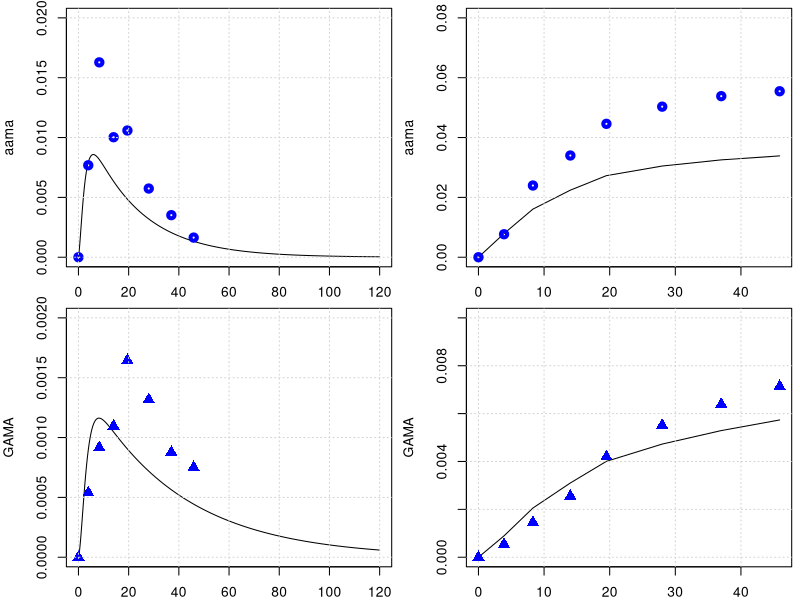
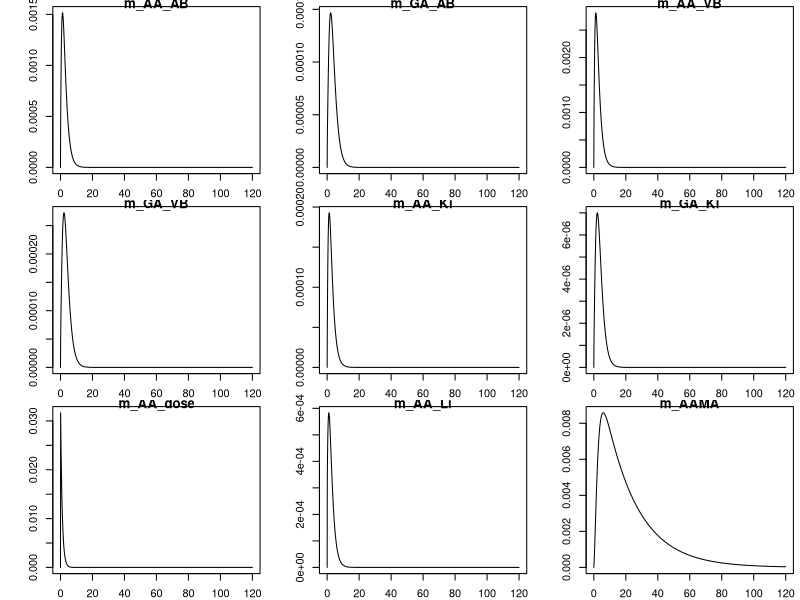
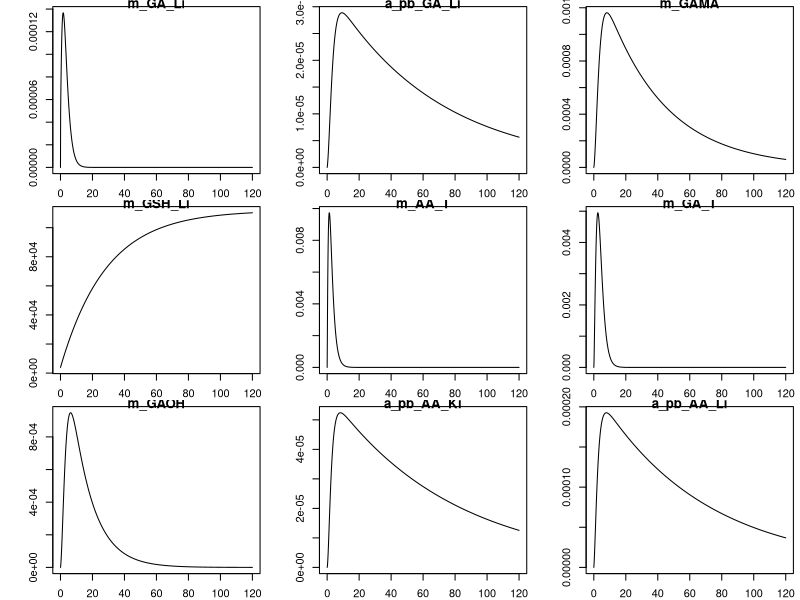
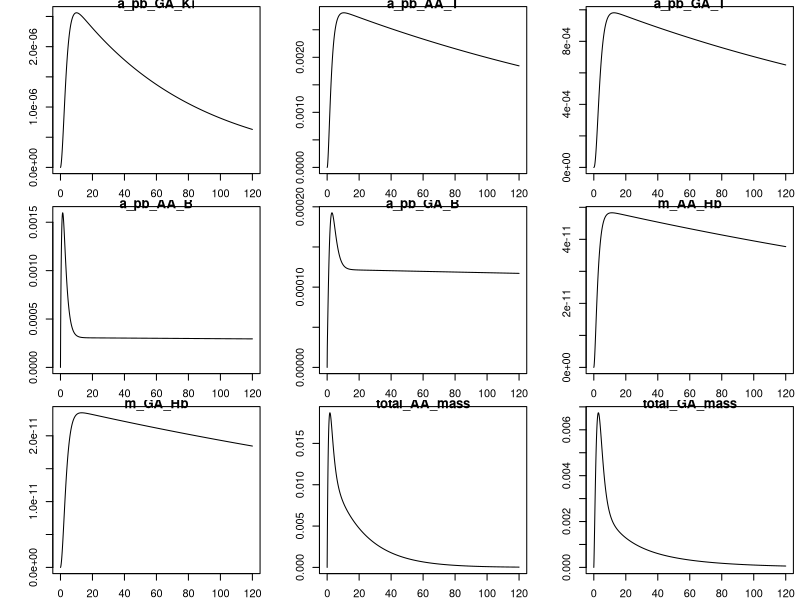
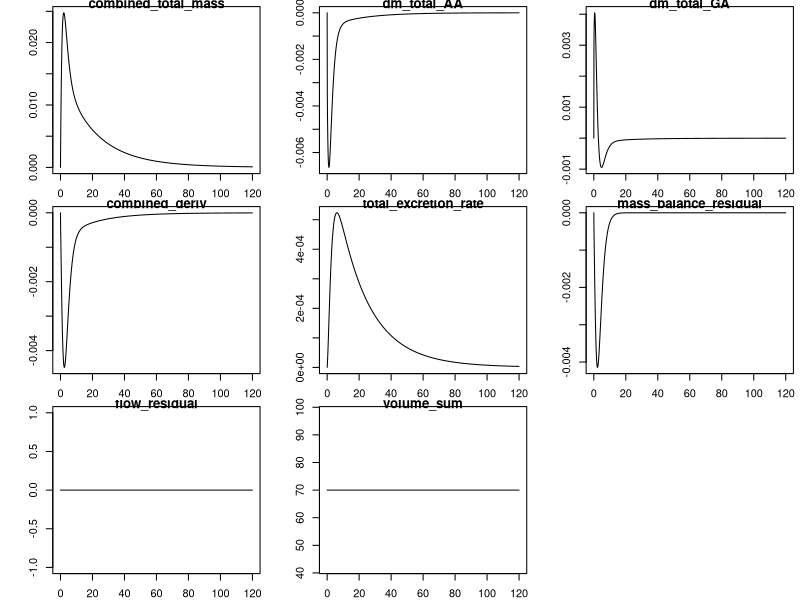

Write the R code that produced these figures, in order.
library(deSolve)
library(minpack.lm)
graphics.off()

# body weight in kg
BW = 70 
# fractions of BW
##https://journals.sagepub.com/doi/pdf/10.1177/ANIB_32_3-4
F_B = 0.079 
F_B_AB = 0.35 #fraction: arterial blood of blood volume
F_B_VB = 0.65 #fraction: venous blood of blood volume
F_Li = 0.026
F_Ki = 0.0044
F_T = 1-(F_B+F_Li+F_Ki)
# organ volumes in L
V_AB <- BW*F_B*F_B_AB 
V_VB <- BW*F_B*F_B_VB 

V_T <- BW*F_T
V_Ki <- BW*F_Ki
V_Li <- BW*F_Li
# cardiac output in L/(kg*h)
##https://journals.sagepub.com/doi/pdf/10.1177/ANIB_32_3-4
QCC = 16        #12.5 # maybe 14 or 6.5 check?
Q_C = QCC*BW^0.75
#FQ_P = 2.5/100 Trine: We don't have a lung compartment in this model
FQ_Li = 0.255
FQ_Ki = 0.19 #total - there is also an aterial flow rate 
FQ_T = 1 -( FQ_Li + FQ_Ki) # +FQ_P) Trine: We don't have a lung compartment in this model
Q_Li <- Q_C*FQ_Li
Q_Ki <- Q_C*FQ_Ki
Q_T <- Q_C*FQ_T

MW_aa = 71   # mg/mmol
MW_ga = 87   # mg/mmol
MW_GSH = 307.32 # mg/mmol
k_0_GSH = 7   # from Sweeney paper.
MW_GSH = 307.32     # mg/mmol

# partition coefficient 
pAA_TB = .2        # Tissue::blood partition AA, Sweeney et al (2010) paper
pAA_KiB = 0.8      # Kidney::blood partition AA, Sweeney et al (2010) paper
pAA_LiB = 0.4      # liver::blood partition AA, Sweeney et al (2010) paper
# Maybe we said it earlier and these parameters are not sensitive to the model, but from which paper did you get the values of these partition coefs., 
# in the paper of Sweeney and of Li are different pAA_LiB = 0.4 and pAA_KiB = 0.8.

# reaction rate constants 
k_AAuptake = 1 #1/h

k_onAA_T = 0.028  #1/h     # we took it from Sweenney
k_onAA_B = 0.036  #1/h
k_onAA_Li = 0.71 #1/h
k_onAA_Ki = 0.13 #1/h

# from 0.23 to 0.35
k_cl_GSH = 0.035   # 1/h   #  Reed et al. 2008 'A mathematical model of glutathione metabolism'
# doi:10.1186/1742-4682-5-8

# k_onAA_GSH = 0.55 # L/(mmol h)
# check, we do not use it any more.
k_exc_AAMA = 0.049  ## ##MK Furh et al. report on Elimination half-life of AAMA as ~17.4 h, then k_exc_AAMA=0.0398 h-1#
# 'Toxicokinetics of acrylamide in humans after ingestion of a defined dose in a test meal to improve risk assessment for acrylamide carcinogenicity'
# DOI: 10.1158/1055-9965.EPI-05-0647
# 0.049 #1/h or 0.13 # this will change the shape

# Maximum velocity for enzymatic reaction 
V_max_p450 = 9 /MW_aa*BW^0.7  # mg/h  from Sweenney paper, checked!
# maximum rate of GA and AA conjugation with GSH (mg/(h BW^0.7))
Vmax_AA_GSH <- 24*BW^0.7 # from the Sweeny  fitted   mg/h

# +++++++++++++++++++++++++++++++++++++++++++++++++++++++++++++++++
# PARAMETERS FOR GA
# +++++++++++++++++++++++++++++++++++++++++++++++++++++++++++++++++
# partition coefficient
pGA_TB = 1.35 # Have been calculated from the Doerge et al 2005 paper on TK in mice
pGA_LiB = 0.63 # Have been calculated from the Doerge et al 2005 paper on TK in mice
pGA_KiB = .3

#k_onGA_GSH = 0.8 #L/(mmol h)
k_onGA_T = 0.69        #1/h
k_onGA_B = 0.108       #1/h
k_onGA_Ki = k_onAA_T/2 #1/h
k_onGA_Li = 0.115      #1/h

k_exc_GAMA = 0.027   ##MK Furh et al. report on Elimination half-life of GAMA: ~25.1 hours, then k_exc_GAMA = 0.0276 h-1##  
# 0.077 #1/h  # or 0.027 # from sweeney # 
k_exc_GAOH = 0.077     # 1/h  # from sweeney
# (removed as no longer used) k_exc_GA <- .4         # 1/h Q_Ki*0.025

# Maximum velocity for enzymatic reaction 
V_max_EH = 20 *BW^0.7  
KM_p450 = 10.0
KM_EH = 100.0
# maximum rate of GA and AA conjugation with GSH (mg/(h BW^0.7))
Vmax_GA_GSH <- 20*BW^0.7 # from the Sweeny ( Vmax_GC2 )  fitted   mg/h

KMG1 = 50  #!Km with respect to AA for GSH conjugation mg/L (from Sweeny code) 
# Trine: This should be mg. Delete the term MW_aa
# Sweeney has this parameter for rats ans 100 mg/L why did you use this number and why divived by MW??

KMGG = .1/MW_GSH        # !KM with respect to GSH for AA or GA conjugation with GSH mmol/L. Trine: should be mg/L
####and that this is 307 mg/L #This comment is wrong ignore
KMG2 = 100  #!Km with respect to GA for GSH conjugation mM. Trine: This should be mg. Delete the term MW_aa
# The same comment as for KMG1

# from the code, not from paper
KPT_Li = 0.015    # !'protein turnover rate in liver'# this is confimred in the exp. values of Sweeney
KPT_Ki = 0.013    # !'protein turnover rate in kidney'# 1/h this is 0.012 in Sweeney, I guess its not much of difference
#KPTR   = 1        # !'protein turnover rate in rpt'# this is 0.012 in Li et.al
KPTS   = 0.0039   # !'protein turnover rate in spt'# and this they have it 0.0051 Sweeney and Li 0.0012 refering to Sweeney
KPTRB  = 0.00035  # (correct by Maria)    # !'protein turnover rate in rbc'# how did we get that?
KPTPL  = 0.012    # !'protein turnover rate in plasma'# Sweeney has 0.012 for this value

   kpb_Li = 0.1    #!protein binding in liver
   kpbk_ki = 0.08   #!protein binding in kidney
   kpbr1 = 0.08  # !protein binding in rpt
   kpbs1 = 0.08   #!protein binding in spt
   kpbrb1 = 0.01 # !protein binding in rbc (hemoglobin binding)
   kpbpl1 = 0.01   #!protein binding in plasma 
reactratio = 2.0  #!reactivity ratio with protein, AA/GA
kpb_Li_2 = kpb_Li/reactratio    #!protein binding in liver
kpbk2 = kpbk_ki/reactratio    #!protein binding in kidney
kpbr2 = kpbr1/reactratio    #!protein binding in rpt
kpbs2 = kpbs1/reactratio    #!protein binding in spt
kpbrb2 = kpbrb1/reactratio  #!protein binding in rbc (hemoglobin binding)
kpbpl2 = kpbpl1/reactratio  #!protein binding in plasma 

K_FORM_AA_VAL = 7500 * 1.6 * 10^(-10) /MW_aa    # !fmol AA-val/mg globin per mM AA-hr
K_FORM_GA_VAL = 34000  * 1.6 * 10^(-10) /MW_ga   # !fmol GA-val/mg globin per mM GA-hr
K_REM_AA_VAL = 0.00231  # !removal of AA-val adducts from RBC per hr
K_REM_GA_VAL = 0.00231  # !removal of GA-val adducts from RBC per hr
# +++++++++++++++++++++++++++++++++++++++++++++++++++++++++++++++++
# create list of parameter
# +++++++++++++++++++++++++++++++++++++++++++++++++++++++++++++++++
params <- unlist(c(data.frame(pAA_TB, pAA_LiB, pAA_KiB,
                              pGA_TB, pGA_LiB, pGA_KiB,
                              k_onAA_T, k_onAA_B, k_onAA_Li,  k_onAA_Ki,
                              k_onGA_T, k_onGA_B, k_onGA_Li, k_onGA_Ki, 
                              k_exc_AAMA, k_exc_GAMA,
                              k_cl_GSH, V_max_p450, KM_p450, V_max_EH, KM_EH,
                              k_AAuptake)
))
yini <- c(m_AA_AB = 0.0, m_GA_AB = 0.0,      
          m_AA_VB = 0.0, m_GA_VB = 0.0,
          m_AA_Ki = 0.0, m_GA_Ki = 0.0, m_AA_dose = 0 ,
          m_AA_Li = 0.0, m_AAMA = 0.0, 
          m_GA_Li = 0.0, a_pb_GA_Li = 0.0,
          m_GAMA  = 0.0,       
          m_GSH_Li = k_0_GSH * V_Li * MW_GSH, 
          m_AA_T = 0.0, m_GA_T = 0.0,
          m_GAOH = 0.0, 
          a_pb_AA_Ki = 0,  a_pb_AA_Li = 0,
          a_pb_GA_Ki = 0, a_pb_AA_T = 0, 
          a_pb_GA_T = 0,
          a_pb_AA_B = 0,
          a_pb_GA_B = 0,
          m_AA_Hb = 0.0,   # <-- AA-hemoglobin adduct
          m_GA_Hb = 0.0    # <-- GA-hemoglobin adduct
)
# ++++++++++++++++++++++++++++++++++++++++++++++++++++++++++++++++++
# PBPK model for Acrylamide (AA) with GA and mass-balance diagnostics
# ++++++++++++++++++++++++++++++++++++++++++++++++++++++++++++++++++
PBPKmodelAA <- function(t, state, parameter) {
  with(as.list(c(t, state, parameter)), {
    
    #----#---#  Model for AA  #---#---#
    # concentrations blood in the organs in mg/L
    c_AA_AB <- m_AA_AB / V_AB
    c_AA_VB <- m_AA_VB / V_VB
    c_AA_T  <- m_AA_T  / V_T
    c_AA_Li <- m_AA_Li / V_Li   
    c_AA_Ki <- m_AA_Ki / V_Ki
    
    c_GSH_Li <- m_GSH_Li / V_Li
    
    # units checked -> mg/h
    dm_AA_dose <- - k_AAuptake * m_AA_dose
    
    # Blood
    # units checked -> mg/h
    dm_AA_AB <- Q_C * (c_AA_VB - c_AA_AB) - k_onAA_B * m_AA_AB
    dm_AA_VB <- Q_T * (c_AA_T / pAA_TB) + Q_Li * (c_AA_Li / pAA_LiB) + Q_Ki * (c_AA_Ki / pAA_KiB) -
      Q_C * c_AA_VB - k_onAA_B * m_AA_VB
    # overall turnover / bound pool in blood (diagnostic of binding turnover)
    da_pb_AA_B <- k_onAA_B * c_AA_AB - a_pb_AA_B * KPTRB + Q_C * (c_AA_VB - c_AA_AB)
    
    # I think this eqs. is not correct, c_AA_AB is only arterial AA concentration not of the whole blood,
    #Also the units are wrong of the first term, you need to multiply by V, and scale it to the
    #total blood volume
    #I think the last Q_C representing free chemical transport, not irreversible bound adducts, 
    # is not needed in the more simplistic and for the whole blood.
    #I think this would be more accurate: da_pb_AA_B <- k_onAA_B * (c_AA_AB + c_AA_VB)/2 * V_BC - a_pb_AA_B * KPTRB
    #total blood cell volume (V_BC)
    #V_BC <- (V_AB + V_VB) * F_BC # 
    #F_BC <- 0.44  # Fraction of blood volume that is RBCs, Hematocrit
    
    

    # !terminal valine hemoglobin adducts
    dm_AA_Hb <- K_FORM_AA_VAL * c_AA_VB - K_REM_AA_VAL * m_AA_Hb
    
    

    
    # Kidney
    dm_AA_Ki <- Q_Ki * c_AA_AB - Q_Ki * (c_AA_Ki / pAA_KiB) - k_onAA_Ki * m_AA_Ki
    # protein turnover AA in Kidney
    da_pb_AA_Ki <- kpbk_ki * m_AA_Ki - a_pb_AA_Ki * KPT_Ki
    
    # liver metabolism (AA -> GA via P450 and AA -> AAMA via GSH conjugation)
    metAA_GSH  <- Vmax_AA_GSH * c_AA_Li * c_GSH_Li / ((KMG1 + c_AA_Li) * (KMGG + c_GSH_Li))
    metAA_P450 <- V_max_p450 * MW_aa * c_AA_Li / (KM_p450 + c_AA_Li)
    
    # Liver mass balance for AA
    dm_AA_Li <- Q_Li * (c_AA_AB - c_AA_Li / pAA_LiB) + k_AAuptake * m_AA_dose -
      k_onAA_Li * m_AA_Li - metAA_P450 - metAA_GSH
    # protein turnover AA in Liver
    da_pb_AA_Li <- kpb_Li * m_AA_Li - a_pb_AA_Li * KPT_Li
    
    # Tissue
    dm_AA_T <- Q_T * (c_AA_AB - c_AA_T / pAA_TB) - k_onAA_T * m_AA_T
    # protein turnover AA in Tissue
    da_pb_AA_T <- kpbs1 * m_AA_T - a_pb_AA_T * KPTS
    
    # Urine / metabolite AAMA (from AA via GSH conjugation)
    dm_AAMA <- metAA_GSH - m_AAMA * k_exc_AAMA
    
    
    ########################################################################################
    #-GA-#-GA-#  Model for GA  #-GA-#-GA-#    
    # concentrations blood in the organs in mg/L
    c_GA_AB <- m_GA_AB / V_AB
    c_GA_VB <- m_GA_VB / V_VB
    c_GA_T  <- m_GA_T  / V_T
    c_GA_Li <- m_GA_Li / V_Li
    c_GA_Ki <- m_GA_Ki / V_Ki
    
    # Blood
    dm_GA_AB <- Q_C * (c_GA_VB - c_GA_AB) - k_onGA_B * m_GA_AB
    dm_GA_VB <- Q_T * (c_GA_T / pGA_TB) + Q_Li * (c_GA_Li / pGA_LiB) + Q_Ki * (c_GA_Ki / pGA_KiB) -
      Q_C * c_GA_VB - k_onGA_B * m_GA_VB
    
    # overall turnover / bound pool in blood (diagnostic of binding turnover)
    da_pb_GA_B <- k_onGA_B * c_GA_AB - a_pb_GA_B * KPTRB + Q_C * (c_GA_VB - c_GA_AB)
    
    # hemoglobin
    dm_GA_Hb <- K_FORM_GA_VAL * c_GA_VB - K_REM_GA_VAL * m_GA_Hb

       
    # Kidney
    dm_GA_Ki <- Q_Ki * c_GA_AB - Q_Ki * (c_GA_Ki / pGA_KiB) - k_onGA_Ki * m_GA_Ki
    da_pb_GA_Ki <- kpbk_ki * m_GA_Ki - a_pb_GA_Ki * KPT_Ki
    
    # Liver metabolism for GA (and formation from AA via p450)
    metGA_GSH <- Vmax_GA_GSH * c_GSH_Li * c_GA_Li / ((c_GA_Li + KMG2) * (c_GSH_Li + KMGG))
    metGA_EH  <- V_max_EH  * c_GA_Li / (KM_EH + c_GA_Li)
    
    dm_GA_Li <- Q_Li * (c_GA_AB - c_GA_Li / pGA_LiB) - k_onGA_Li * m_GA_Li +
      metAA_P450 - metGA_GSH - metGA_EH
    # protein turnover GA in Liver
    da_pb_GA_Li <- kpb_Li_2 * m_GA_Li - a_pb_GA_Li * KPT_Li
    
    # GA metabolites (excretable)
    dm_GAMA  <- metGA_GSH - m_GAMA * k_exc_GAMA
    dm_GAOH  <- metGA_EH  - m_GAOH * k_exc_GAOH
    
    # Tissue
    dm_GA_T <- Q_T * (c_GA_AB - c_GA_T / pGA_TB) - k_onGA_T * m_GA_T
    da_pb_GA_T <- kpbs2 * m_GA_T - a_pb_GA_T * KPTS
    
    # GSH pool in liver (consumed by both AA and GA conjugation)
    dm_GSH_Li <- k_0_GSH * V_Li * MW_GSH - k_cl_GSH * m_GSH_Li - metAA_GSH - metGA_GSH
    
    
    
    
    # -------------------------------------------------------------------------
    # Mass-balance diagnostics (do not change dynamics; returned as named outputs)
    # Total mass pools (AA, GA, and combined AA+GA + metabolites)
    total_AA_mass <- m_AA_AB + m_AA_VB + m_AA_T + m_AA_Li + m_AA_Ki + m_AAMA
    total_GA_mass <- m_GA_AB + m_GA_VB + m_GA_T + m_GA_Li + m_GA_Ki + m_GAMA + m_GAOH
    
    # Rate of change of total AA (sum of AA derivatives)
    dm_total_AA <- dm_AA_dose + dm_AA_AB + dm_AA_VB + dm_AA_T + dm_AA_Li + dm_AA_Ki + dm_AAMA
    # Rate of change of total GA (sum of GA derivatives)
    dm_total_GA <- dm_GA_AB + dm_GA_VB + dm_GA_T + dm_GA_Li + dm_GA_Ki + dm_GAMA + dm_GAOH
    
    # Combined pool derivative (AA + GA + excretable metabolites)
    combined_deriv <- dm_total_AA + dm_total_GA
    
    # Total excretion (rate at which mass leaves the modeled system)
    total_excretion_rate <- m_AAMA * k_exc_AAMA + m_GAMA * k_exc_GAMA + m_GAOH * k_exc_GAOH
    
    # For perfect mass conservation: combined_deriv + total_excretion_rate should be ~ 0
    # (because conversions AA->GA are internal transfers; only excretion removes mass)
    mass_balance_residual <- combined_deriv + total_excretion_rate
    
    # Flow/volume diagnostics
    flow_residual <- Q_C - (Q_T + Q_Li + Q_Ki)   # if non-zero, flows don't sum to cardiac output
    volume_sum    <- V_AB + V_VB + V_T + V_Li + V_Ki  # check if sum matches expected total blood/tissue volume
    
    # -------------------------------------------------------------------------
    # Return: first element must be vector of derivatives (in the same order as `state`)
    derivs <- c(
      dm_AA_AB,    dm_GA_AB,   
      dm_AA_VB,    dm_GA_VB,
      dm_AA_Ki,    dm_GA_Ki,   dm_AA_dose,
      dm_AA_Li,    dm_AAMA,
      dm_GA_Li,    da_pb_GA_Li, dm_GAMA,
      dm_GSH_Li,   dm_AA_T,     dm_GA_T,
      dm_GAOH,
      da_pb_AA_Ki, da_pb_AA_Li,
      da_pb_GA_Ki, da_pb_AA_T, 
      da_pb_GA_T,
      da_pb_AA_B,
      da_pb_GA_B,
      dm_AA_Hb ,   # <-- AA-hemoglobin adduct
      dm_GA_Hb     # <-- GA-hemoglobin adduct
    )
    
    # Named diagnostics returned as additional items (deSolve will include them in output)
    return(list(
      derivs,
      total_AA_mass = total_AA_mass,
      total_GA_mass = total_GA_mass,
      combined_total_mass = total_AA_mass + total_GA_mass,
      dm_total_AA = dm_total_AA,
      dm_total_GA = dm_total_GA,
      combined_deriv = combined_deriv,
      total_excretion_rate = total_excretion_rate,
      mass_balance_residual = mass_balance_residual,
      flow_residual = flow_residual,
      volume_sum = volume_sum
    ))
  })
}
PBPKmodelAA <- compiler::cmpfun(PBPKmodelAA)

# ++++++++++++++++++++++++++++++++++++++++++++++++++++++++++++++++++
# manual readout from Kopp and Dekant 2009
# ++++++++++++++++++++++++++++++++++++++++++++++++++++++++++++++++++
n_days = 1
times <- seq(from = 0, to = n_days * 24 * 5 , by = 0.1)
diet <- data.frame(var = "m_AA_dose", method = "add",
                   time = 24* c(0:(n_days/2)),  value = 0.5 *BW /1000 )  # dose of 0.05 microg/kg bw
out <- ode(y = yini, times = times, func = PBPKmodelAA, parms = params, events = list(data = diet))
yobs_urine <- data.frame(
  time = c(0.0, 3.9, 8.3, 14, 19.5, 28, 37, 45.9),
  AAMA = c(0.0/1000000, 32.8/1000000, 69.5/1000000, 42.8/1000000, 45.2/1000000, 24.5/1000000, 15/1000000, 7/1000000)*234.28, #https://pubchem.ncbi.nlm.nih.gov/compound/N-Acetyl-S-_2-carbamoylethyl_-L-cysteine
  GAMA = c(0.0, 2.15*1e-6, 3.66*1e-6, 4.38*1e-6, 6.57*1e-6, 5.26*1e-6, 3.50*1e-6, 3.0*1e-6)*250.27
)

# plot for AAMA in urinary
par(mfrow=c(2,2),mar=c(2,4,.5,.5))
plot(out[,'time'], out[,'m_AAMA']   ,type = 'l',xlab = 'time', ylab = 'aama', ylim = c(0,.02) )
points(yobs_urine$time, yobs_urine$AAMA , col="blue", lwd = 4) ; grid()
time_points_measure_unrine = c(1, 40, 84, 141, 196, 280 , 371, 460)
tamtam = out[,'m_AAMA'][time_points_measure_unrine ]
plot(yobs_urine$time, cumsum( tamtam ),type = 'l', ylab = 'aama', ylim = c(0,.08), xlab = 'time' ); grid()
points(yobs_urine$time, cumsum(yobs_urine$AAMA) , col="blue", lwd = 4)

# plot for GAMA 
plot(out[,'time'], out[,'m_GAMA']  ,type = 'l',xlab = '', ylab = 'GAMA', ylim = c(0,.002) )
points(yobs_urine$time, yobs_urine$GAMA , col="blue", cex = 1.5, pch = 17); grid()
time_points_measure_unrine = c(1, 40, 84, 141, 196, 280 , 371, 460)
tamtam = out[,'m_GAMA'][time_points_measure_unrine ]
plot(yobs_urine$time, cumsum( tamtam ),type = 'l',xlab = '', ylab = 'GAMA', ylim = c(0,.01) ); grid()
points(yobs_urine$time, cumsum(yobs_urine$GAMA) , col="blue",cex = 1.5, pch = 17)


cat('Press ENTER to plot more:............'); plot(out)
